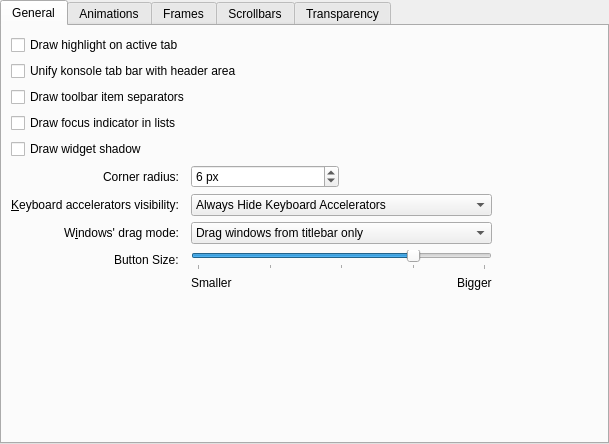
<?xml version="1.0" encoding="UTF-8"?>
<ui version="4.0">
 <class>LightlyStyleConfig</class>
 <widget class="QWidget" name="LightlyStyleConfig">
  <property name="geometry">
   <rect>
    <x>0</x>
    <y>0</y>
    <width>609</width>
    <height>444</height>
   </rect>
  </property>
  <property name="sizePolicy">
   <sizepolicy hsizetype="Preferred" vsizetype="Preferred">
    <horstretch>0</horstretch>
    <verstretch>0</verstretch>
   </sizepolicy>
  </property>
  <layout class="QVBoxLayout" name="verticalLayout_2">
   <property name="leftMargin">
    <number>0</number>
   </property>
   <property name="topMargin">
    <number>0</number>
   </property>
   <property name="rightMargin">
    <number>0</number>
   </property>
   <property name="bottomMargin">
    <number>0</number>
   </property>
   <item>
    <widget class="QTabWidget" name="tabWidget">
     <property name="currentIndex">
      <number>0</number>
     </property>
     <widget class="QWidget" name="tab">
      <attribute name="title">
       <string>General</string>
      </attribute>
      <layout class="QGridLayout" name="gridLayout">
       <item row="2" column="0" colspan="5">
        <widget class="QCheckBox" name="_toolBarDrawItemSeparator">
         <property name="text">
          <string>Draw toolbar item separators</string>
         </property>
        </widget>
       </item>
       <item row="8" column="2" colspan="2">
        <widget class="QComboBox" name="_mnemonicsMode">
         <item>
          <property name="text">
           <string>Always Hide Keyboard Accelerators</string>
          </property>
         </item>
         <item>
          <property name="text">
           <string>Show Keyboard Accelerators When Needed</string>
          </property>
         </item>
         <item>
          <property name="text">
           <string>Always Show Keyboard Accelerators</string>
          </property>
         </item>
        </widget>
       </item>
       <item row="6" column="0">
        <widget class="QCheckBox" name="_widgetDrawShadow">
         <property name="text">
          <string>Draw widget shadow</string>
         </property>
        </widget>
       </item>
       <item row="8" column="0">
        <widget class="QLabel" name="_mnemonicsLabel">
         <property name="text">
          <string>&amp;Keyboard accelerators visibility:</string>
         </property>
         <property name="alignment">
          <set>Qt::AlignRight|Qt::AlignTrailing|Qt::AlignVCenter</set>
         </property>
         <property name="buddy">
          <cstring>_mnemonicsMode</cstring>
         </property>
        </widget>
       </item>
       <item row="9" column="0">
        <widget class="QLabel" name="_windowDragLabel">
         <property name="sizePolicy">
          <sizepolicy hsizetype="Preferred" vsizetype="Preferred">
           <horstretch>0</horstretch>
           <verstretch>0</verstretch>
          </sizepolicy>
         </property>
         <property name="text">
          <string>W&amp;indows' drag mode:</string>
         </property>
         <property name="alignment">
          <set>Qt::AlignRight|Qt::AlignTrailing|Qt::AlignVCenter</set>
         </property>
         <property name="buddy">
          <cstring>_windowDragMode</cstring>
         </property>
        </widget>
       </item>
       <item row="3" column="0" colspan="5">
        <widget class="QCheckBox" name="_viewDrawFocusIndicator">
         <property name="text">
          <string>Draw focus indicator in lists</string>
         </property>
        </widget>
       </item>
       <item row="7" column="2">
        <widget class="QSpinBox" name="_cornerRadius">
         <property name="suffix">
          <string> px</string>
         </property>
         <property name="minimum">
          <number>1</number>
         </property>
         <property name="maximum">
          <number>8</number>
         </property>
         <property name="value">
          <number>6</number>
         </property>
        </widget>
       </item>
       <item row="9" column="2" colspan="2">
        <widget class="QComboBox" name="_windowDragMode">
         <item>
          <property name="text">
           <string>Drag windows from titlebar only</string>
          </property>
         </item>
         <item>
          <property name="text">
           <string>Drag windows from titlebar, menubar and toolbars</string>
          </property>
         </item>
         <item>
          <property name="text">
           <string>Drag windows from all empty areas</string>
          </property>
         </item>
        </widget>
       </item>
       <item row="1" column="0" colspan="3">
        <widget class="QCheckBox" name="_unifiedTabBarKonsole">
         <property name="text">
          <string>Unify konsole tab bar with header area</string>
         </property>
        </widget>
       </item>
       <item row="7" column="0">
        <widget class="QLabel" name="_cornerRadiusLabel">
         <property name="text">
          <string>Corner radius:</string>
         </property>
         <property name="alignment">
          <set>Qt::AlignRight|Qt::AlignTrailing|Qt::AlignVCenter</set>
         </property>
        </widget>
       </item>
       <item row="0" column="0" colspan="5">
        <widget class="QCheckBox" name="_tabDrawHighlight">
         <property name="text">
          <string>Draw highlight on active tab</string>
         </property>
        </widget>
       </item>
       <item row="8" column="4">
        <spacer name="horizontalSpacer_3">
         <property name="orientation">
          <enum>Qt::Horizontal</enum>
         </property>
         <property name="sizeHint" stdset="0">
          <size>
           <width>65</width>
           <height>20</height>
          </size>
         </property>
        </spacer>
       </item>
       <item row="15" column="0" colspan="4">
        <spacer name="verticalSpacer">
         <property name="orientation">
          <enum>Qt::Vertical</enum>
         </property>
         <property name="sizeHint" stdset="0">
          <size>
           <width>20</width>
           <height>49</height>
          </size>
         </property>
        </spacer>
       </item>
       <item row="12" column="0" alignment="Qt::AlignRight">
        <widget class="QLabel" name="label_2">
         <property name="layoutDirection">
          <enum>Qt::LeftToRight</enum>
         </property>
         <property name="text">
          <string>Button Size:</string>
         </property>
        </widget>
       </item>
       <item row="13" column="2">
        <widget class="QLabel" name="label_3">
         <property name="text">
          <string>Smaller</string>
         </property>
        </widget>
       </item>
       <item row="13" column="3" alignment="Qt::AlignRight">
        <widget class="QLabel" name="label_4">
         <property name="text">
          <string>Bigger</string>
         </property>
        </widget>
       </item>
       <item row="12" column="2" colspan="2">
        <widget class="QSlider" name="_buttonSize">
         <property name="minimum">
          <number>-2</number>
         </property>
         <property name="maximum">
          <number>6</number>
         </property>
         <property name="singleStep">
          <number>1</number>
         </property>
         <property name="sliderPosition">
          <number>4</number>
         </property>
         <property name="orientation">
          <enum>Qt::Horizontal</enum>
         </property>
         <property name="tickPosition">
          <enum>QSlider::TicksBelow</enum>
         </property>
         <property name="tickInterval">
          <number>2</number>
         </property>
        </widget>
       </item>
      </layout>
     </widget>
     <widget class="QWidget" name="tab_2">
      <attribute name="title">
       <string>Animations</string>
      </attribute>
      <layout class="QGridLayout" name="gridLayout_5">
       <item row="1" column="0">
        <widget class="QLabel" name="_animationsDurationLabel">
         <property name="enabled">
          <bool>false</bool>
         </property>
         <property name="text">
          <string>A&amp;nimations duration:</string>
         </property>
         <property name="alignment">
          <set>Qt::AlignRight|Qt::AlignTrailing|Qt::AlignVCenter</set>
         </property>
         <property name="buddy">
          <cstring>_animationsDuration</cstring>
         </property>
        </widget>
       </item>
       <item row="1" column="1" colspan="2">
        <widget class="QSpinBox" name="_animationsDuration">
         <property name="enabled">
          <bool>false</bool>
         </property>
         <property name="suffix">
          <string> ms</string>
         </property>
         <property name="maximum">
          <number>500</number>
         </property>
        </widget>
       </item>
       <item row="0" column="0" colspan="4">
        <widget class="QCheckBox" name="_animationsEnabled">
         <property name="text">
          <string>Enable animations</string>
         </property>
        </widget>
       </item>
       <item row="1" column="3">
        <spacer name="horizontalSpacer">
         <property name="orientation">
          <enum>Qt::Horizontal</enum>
         </property>
         <property name="sizeHint" stdset="0">
          <size>
           <width>40</width>
           <height>20</height>
          </size>
         </property>
        </spacer>
       </item>
       <item row="2" column="0" colspan="4">
        <spacer name="verticalSpacer_2">
         <property name="orientation">
          <enum>Qt::Vertical</enum>
         </property>
         <property name="sizeHint" stdset="0">
          <size>
           <width>20</width>
           <height>40</height>
          </size>
         </property>
        </spacer>
       </item>
      </layout>
     </widget>
     <widget class="QWidget" name="tab_3">
      <attribute name="title">
       <string>Frames</string>
      </attribute>
      <layout class="QVBoxLayout" name="verticalLayout_3">
       <item>
        <widget class="QCheckBox" name="_transparentDolphinView">
         <property name="text">
          <string>Transparent Dolphin view</string>
         </property>
        </widget>
       </item>
       <item>
        <widget class="QCheckBox" name="_dockWidgetDrawFrame">
         <property name="text">
          <string>Draw frame around dockable panels</string>
         </property>
        </widget>
       </item>
       <item>
        <widget class="QCheckBox" name="_titleWidgetDrawFrame">
         <property name="text">
          <string>Draw frame around page titles</string>
         </property>
        </widget>
       </item>
       <item>
        <widget class="QCheckBox" name="_kTextEditDrawFrame">
         <property name="text">
          <string>Draw frame around KTextEdit</string>
         </property>
        </widget>
       </item>
       <item>
        <widget class="QCheckBox" name="_sidePanelDrawFrame">
         <property name="text">
          <string>Draw frame around side panels</string>
         </property>
        </widget>
       </item>
       <item>
        <widget class="QCheckBox" name="_menuItemDrawThinFocus">
         <property name="text">
          <string>Draw a thin line to indicate focus in menus and menubars</string>
         </property>
        </widget>
       </item>
       <item>
        <spacer name="verticalSpacer_3">
         <property name="orientation">
          <enum>Qt::Vertical</enum>
         </property>
         <property name="sizeHint" stdset="0">
          <size>
           <width>20</width>
           <height>117</height>
          </size>
         </property>
        </spacer>
       </item>
      </layout>
     </widget>
     <widget class="QWidget" name="tab_4">
      <attribute name="title">
       <string>Scrollbars</string>
      </attribute>
      <layout class="QGridLayout" name="gridLayout_6">
       <item row="1" column="2">
        <spacer name="horizontalSpacer_2">
         <property name="orientation">
          <enum>Qt::Horizontal</enum>
         </property>
         <property name="sizeHint" stdset="0">
          <size>
           <width>40</width>
           <height>20</height>
          </size>
         </property>
        </spacer>
       </item>
       <item row="1" column="0">
        <widget class="QLabel" name="_scrollBarAddLineLabel">
         <property name="text">
          <string>Bottom arrow button t&amp;ype:</string>
         </property>
         <property name="alignment">
          <set>Qt::AlignRight|Qt::AlignTrailing|Qt::AlignVCenter</set>
         </property>
         <property name="buddy">
          <cstring>_scrollBarAddLineButtons</cstring>
         </property>
        </widget>
       </item>
       <item row="0" column="0">
        <widget class="QLabel" name="_scrollBarSubLineLabel">
         <property name="text">
          <string>&amp;Top arrow button type:</string>
         </property>
         <property name="alignment">
          <set>Qt::AlignRight|Qt::AlignTrailing|Qt::AlignVCenter</set>
         </property>
         <property name="buddy">
          <cstring>_scrollBarSubLineButtons</cstring>
         </property>
        </widget>
       </item>
       <item row="0" column="1">
        <widget class="QComboBox" name="_scrollBarSubLineButtons">
         <item>
          <property name="text">
           <string>No Buttons</string>
          </property>
         </item>
         <item>
          <property name="text">
           <string>One Button</string>
          </property>
         </item>
         <item>
          <property name="text">
           <string>Two Buttons</string>
          </property>
         </item>
        </widget>
       </item>
       <item row="1" column="1">
        <widget class="QComboBox" name="_scrollBarAddLineButtons">
         <item>
          <property name="text">
           <string>No Buttons</string>
          </property>
         </item>
         <item>
          <property name="text">
           <string>One Button</string>
          </property>
         </item>
         <item>
          <property name="text">
           <string>Two Buttons</string>
          </property>
         </item>
        </widget>
       </item>
       <item row="2" column="0" colspan="3">
        <spacer name="verticalSpacer_4">
         <property name="orientation">
          <enum>Qt::Vertical</enum>
         </property>
         <property name="sizeHint" stdset="0">
          <size>
           <width>20</width>
           <height>40</height>
          </size>
         </property>
        </spacer>
       </item>
       <item row="2" column="0">
        <widget class="QCheckBox" name="_renderThinSeperatorBetweenTheScrollBar">
         <property name="text">
          <string>Render a thin separator between the scrollbar</string>
         </property>
        </widget>
       </item>
      </layout>
     </widget>
     <widget class="QWidget" name="tab_5">
      <attribute name="title">
       <string>Transparency</string>
      </attribute>
      <layout class="QGridLayout" name="gridLayout_2">
       <item row="1" column="1">
        <layout class="QHBoxLayout" name="horizontalLayout_2">
         <item>
          <widget class="QLabel" name="_menuOpacityTransparentLabel">
           <property name="text">
            <string>Transparent</string>
           </property>
          </widget>
         </item>
         <item>
          <spacer name="horizontalSpacer_6">
           <property name="orientation">
            <enum>Qt::Horizontal</enum>
           </property>
           <property name="sizeHint" stdset="0">
            <size>
             <width>40</width>
             <height>20</height>
            </size>
           </property>
          </spacer>
         </item>
         <item>
          <widget class="QLabel" name="_menuOpacityOpaqueLabel">
           <property name="sizePolicy">
            <sizepolicy hsizetype="Minimum" vsizetype="Preferred">
             <horstretch>0</horstretch>
             <verstretch>0</verstretch>
            </sizepolicy>
           </property>
           <property name="text">
            <string>Opaque</string>
           </property>
          </widget>
         </item>
        </layout>
       </item>
       <item row="9" column="1">
        <spacer name="verticalSpacer_5">
         <property name="orientation">
          <enum>Qt::Vertical</enum>
         </property>
         <property name="sizeHint" stdset="0">
          <size>
           <width>20</width>
           <height>40</height>
          </size>
         </property>
        </spacer>
       </item>
       <item row="1" column="0">
        <spacer name="horizontalSpacer_5">
         <property name="orientation">
          <enum>Qt::Horizontal</enum>
         </property>
         <property name="sizeType">
          <enum>QSizePolicy::Fixed</enum>
         </property>
         <property name="sizeHint" stdset="0">
          <size>
           <width>40</width>
           <height>20</height>
          </size>
         </property>
        </spacer>
       </item>
       <item row="8" column="0" colspan="2">
        <spacer name="horizontalSpacer_4">
         <property name="orientation">
          <enum>Qt::Horizontal</enum>
         </property>
         <property name="sizeType">
          <enum>QSizePolicy::Preferred</enum>
         </property>
         <property name="sizeHint" stdset="0">
          <size>
           <width>542</width>
           <height>20</height>
          </size>
         </property>
        </spacer>
       </item>
       <item row="7" column="0" colspan="2">
        <layout class="QFormLayout" name="formLayout">
         <property name="topMargin">
          <number>0</number>
         </property>
         <item row="0" column="0">
          <widget class="QLabel" name="_menuGroupDescription">
           <property name="text">
            <string>Menu:</string>
           </property>
          </widget>
         </item>
         <item row="0" column="1">
          <widget class="QSlider" name="_menuOpacity">
           <property name="minimum">
            <number>0</number>
           </property>
           <property name="maximum">
            <number>100</number>
           </property>
           <property name="singleStep">
            <number>1</number>
           </property>
           <property name="pageStep">
            <number>10</number>
           </property>
           <property name="value">
            <number>100</number>
           </property>
           <property name="orientation">
            <enum>Qt::Horizontal</enum>
           </property>
           <property name="invertedAppearance">
            <bool>false</bool>
           </property>
           <property name="invertedControls">
            <bool>false</bool>
           </property>
           <property name="tickPosition">
            <enum>QSlider::TicksBelow</enum>
           </property>
           <property name="tickInterval">
            <number>10</number>
           </property>
          </widget>
         </item>
         <item row="1" column="0">
          <widget class="QLabel" name="label">
           <property name="text">
            <string>Sidebars:</string>
           </property>
          </widget>
         </item>
         <item row="1" column="1">
          <widget class="QSlider" name="_sidebarOpacity">
           <property name="maximum">
            <number>100</number>
           </property>
           <property name="singleStep">
            <number>1</number>
           </property>
           <property name="pageStep">
            <number>10</number>
           </property>
           <property name="value">
            <number>60</number>
           </property>
           <property name="orientation">
            <enum>Qt::Horizontal</enum>
           </property>
           <property name="invertedAppearance">
            <bool>false</bool>
           </property>
           <property name="invertedControls">
            <bool>false</bool>
           </property>
           <property name="tickPosition">
            <enum>QSlider::TicksBelow</enum>
           </property>
           <property name="tickInterval">
            <number>10</number>
           </property>
          </widget>
         </item>
        </layout>
       </item>
      </layout>
     </widget>
    </widget>
   </item>
  </layout>
 </widget>
 <tabstops>
  <tabstop>_tabDrawHighlight</tabstop>
  <tabstop>_toolBarDrawItemSeparator</tabstop>
  <tabstop>_mnemonicsMode</tabstop>
  <tabstop>_windowDragMode</tabstop>
  <tabstop>_animationsEnabled</tabstop>
  <tabstop>_animationsDuration</tabstop>
  <tabstop>_dockWidgetDrawFrame</tabstop>
  <tabstop>_titleWidgetDrawFrame</tabstop>
  <tabstop>_sidePanelDrawFrame</tabstop>
  <tabstop>_menuItemDrawThinFocus</tabstop>
  <tabstop>_scrollBarSubLineButtons</tabstop>
  <tabstop>_scrollBarAddLineButtons</tabstop>
 </tabstops>
 <resources/>
 <connections>
  <connection>
   <sender>_animationsEnabled</sender>
   <signal>toggled(bool)</signal>
   <receiver>_animationsDurationLabel</receiver>
   <slot>setEnabled(bool)</slot>
   <hints>
    <hint type="sourcelabel">
     <x>90</x>
     <y>64</y>
    </hint>
    <hint type="destinationlabel">
     <x>84</x>
     <y>98</y>
    </hint>
   </hints>
  </connection>
  <connection>
   <sender>_animationsEnabled</sender>
   <signal>toggled(bool)</signal>
   <receiver>_animationsDuration</receiver>
   <slot>setEnabled(bool)</slot>
   <hints>
    <hint type="sourcelabel">
     <x>161</x>
     <y>64</y>
    </hint>
    <hint type="destinationlabel">
     <x>208</x>
     <y>98</y>
    </hint>
   </hints>
  </connection>
 </connections>
</ui>
